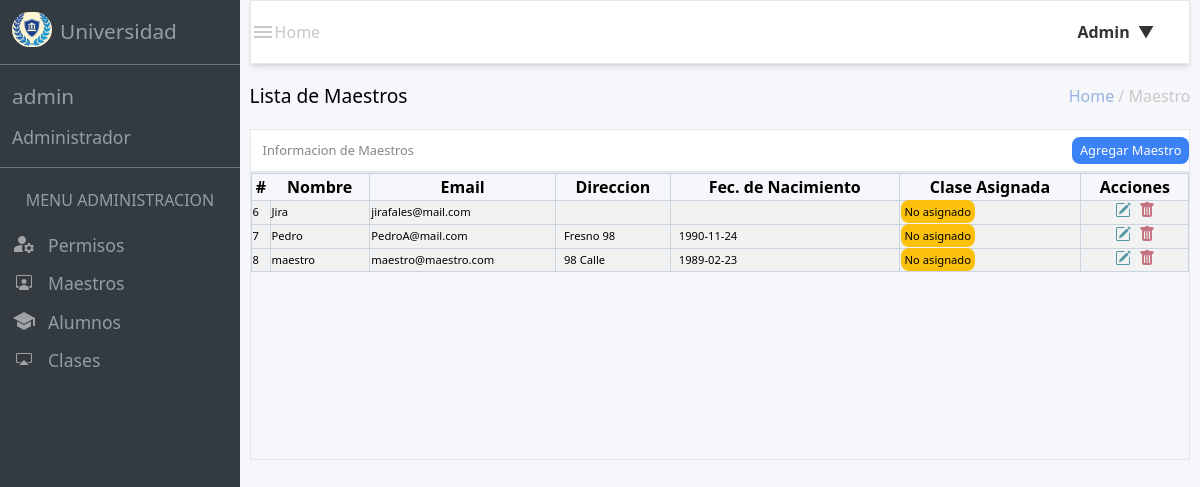
The app's page /src/views/admin_views/admin_maestro/dash_view_maestro.php (signed in), older data.
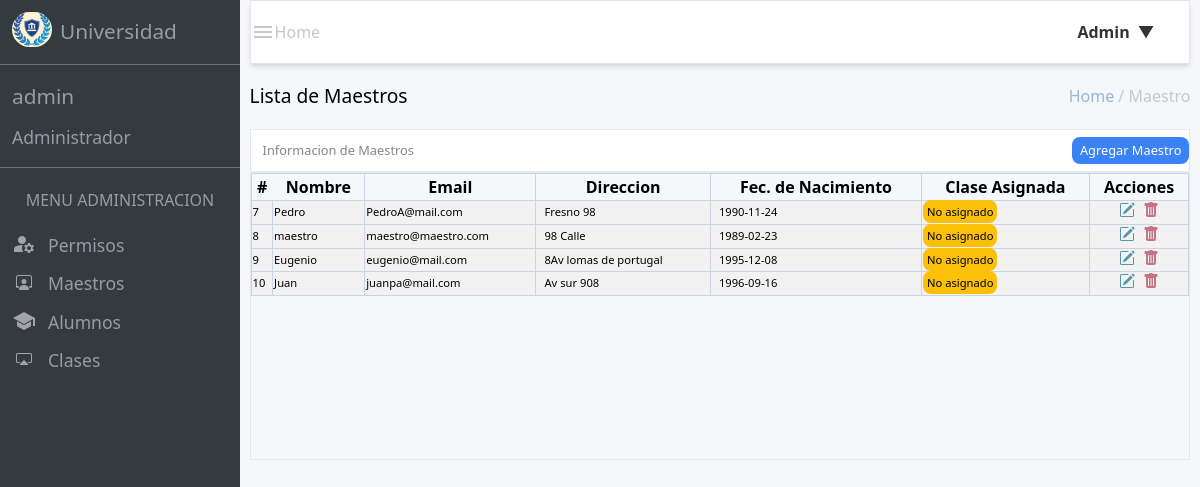
The same page, newer data.
### tables this page shows
CREATE TABLE `maestro` (
  `id_maestro` int(11) NOT NULL,
  `name_maestro` varchar(150) DEFAULT NULL,
  `apellido_maestro` varchar(150) DEFAULT NULL,
  `matricula` varchar(100) DEFAULT NULL,
  `correo_maestro` varchar(200) DEFAULT NULL,
  `password_maestro` varchar(250) DEFAULT NULL,
  `address` varchar(200) DEFAULT NULL,
  `fechaNacimiento` varchar(80) DEFAULT NULL,
  `rol_id` int(11) DEFAULT NULL
);

### src/database/connection.php (called while the page is built, shortened)
<?php
class data
{
    private $pdo;
    public function __construct()
    {
        try {
            $host = $_ENV["DB_HOST"];
            $username = $_ENV["DB_USERNAME"];
            $password = $_ENV["DB_PASSWORD"];
            $port = $_ENV["DB_PORT"];
            $dbname = $_ENV["DB_DATABASE"];
            $attributes=[PDO::ATTR_ERRMODE => PDO::ERRMODE_EXCEPTION];
            $dsn = "mysql:host=$host;port=$port;dbname=$dbname";
            $this->pdo = new PDO($dsn,$username,$password,$attributes);
        } catch (PDOException $e) {
            echo "ERROR: " . $e->getMessage();
        }
    }
    public function connect()
    {
        return $this->pdo;
    }
}
?>

### src/views/admin_views/admin_maestro/dash_view_maestro.php (the view, shortened to what this page needs)
<!DOCTYPE html>
<html lang="en">
<head>
    <link href="/dist/output.css" rel="stylesheet">
    <link rel="stylesheet" href="/src/styles/styles_admin/edit_maestro_style.css">
</head>
<body class="h-screen w-screen">
    <main class="h-full w-full flex flex-row">
        <div class="w-[20%] h-[100%] bg-[#343b40] text-[#959ca2] flex-col">
            <header class="flex items-center h-[8%] pl-3">
                <div class="cont_img"><img src="/src/images/short_logo.JPG" alt="logo" class="imagen"></div>
                <h1 class="pl-2 text-[1.3rem]">Universidad</h1>
            </header>
            <section class="h-[13%] flex flex-col justify-center  border-gray-500 border-t border-b">
                <a href="/src/views/admin_views/dashboard_admin.php"><h1 class="mb-3 text-[1.3rem] pl-3 ">admin</h1></a>
                <h2 class="text-[1.1rem] pl-3">Administrador</h2>
            </section>
            <section class="flex flex-col items-center h-[20$] justify-evenly">
                <h1 class=" my-5">MENU ADMINISTRACION</h1>
                <div class="flex flex-col w-full pl-3 gap-3">
                    <a href="/src/views/admin_views/admin_permiso/dash_permiso_admin.php">
                        <div class="flex gap-3 ">
                            <div class="contenedor-imagenes ">
                                <img class="imagenes" src="/src/images/manage_account.svg" alt="images">
                            </div>
                            <h3 class="text-[1.1rem]">Permisos</h3>
                        </div>
                    </a>
                    <a href="/src/views/admin_views/admin_maestro/dash_view_maestro.php">
                        <div class="flex gap-3">
                            <div class="contenedor-imagenes ">
                                <img class="imagenes" src="/src/images/person-workspace.svg" alt="images">
                            </div>
                            <h3 class="text-[1.1rem]">Maestros</h3>
                        </div>
                    </a>
                    <a href="/src/views/admin_views/admin_alumno/dash_alum_view.php">
                        <div class="flex gap-3">
                            <div class="contenedor-imagenes ">
                                <img class="imagenes" src="/src/images/hat.svg" alt="images">
                            </div>
                            <h3 class="text-[1.1rem]">Alumnos</h3>
                        </div>
                    </a>
                    <a href="/src/views/admin_views/admin_clases/dash_class_view.php">
                        <div class="flex gap-3">
                            <div class="contenedor-imagenes ">
                                <img class="imagenes" src="/src/images/cast.svg" alt="images">
                            </div>
                            <h3 class="text-[1.1rem]">Clases</h3>
                        </div>
                    </a>
                </div>
            </section>
        </div>
        <section class="w-[80%] h-[100%] bg-[#f5f7fb] flex flex-col items-center">
            <header class="w-[98%] h-[8%] border bg-[#ffffff] flex justify-between items-center text-[#cac8c6] shadow-md">
                 <div class="flex items-center">
                    <a href="/src/views/admin_views/dashboard_admin.php"><div><img src="/src/images/menu.svg" alt="menu"></div></a>
                    <h1>Home</h1>
                </div>
                <div class="w-[7rem] h-auto relative">
                    <div class="dropdown">
                        <div class="flex flex-row items-center w-50">
                            <div>
                                <button id="dropdownBtn" class="dropdown-button font-semibold ">Admin<span class="arrow">&#9660;</span></button>
                            </div>
                        </div>
                    </div>
                </div>
            </header>
            <div class="w-[98%] h-[90%]">
                <section class="w-full h-[9%] flex justify-between items-center">
                    <h1 class=" text-[1.2rem]" >Lista de Maestros</h1>
                    <h2 class=" text-[#cac8c6]"><span class="text-[#97b4e3]">Home</span> / Maestro</h2>
                </section>
                <section class=" h-[40%] w-full">
                    <div class="w-full h-[15%] border bg-[#ffffff] text-[#868684] flex text-[.8rem] justify-between items-center">
                        <h1 class="text-bold pl-3">Informacion de Maestros</h1>
                        <button id="showModalButton2" class="bg-blue-500 rounded-lg  py-1 px-2 text-[white] w-25">Agregar Maestro</button>
                    </div>
                    <div class="border h-full w-full ">
                        <table class="w-full">
                            <thead class="border border-slate-300">
                                    <th>#</th>
                                    <th>Nombre</th>
                                    <th class="border border-slate-300">Email</th>
                                    <th>Direccion</th>
                                    <th class="border border-slate-300">Fec. de Nacimiento</th>
                                    <th class="border border-slate-300">Clase Asignada</th>
                                    <th class="border border-slate-300">Acciones</th>
                            </thead>
                            <tbody>
                                <?php require_once($_SERVER["DOCUMENT_ROOT"] ."/src/database/connection.php" );
                                $query = "SELECT id_maestro, name_maestro, apellido_maestro, correo_maestro, address, fechaNacimiento FROM maestro" ;
                                $conn = new data();
                                $resultado = $conn->connect()->query($query);
                                while ($row = $resultado->fetch(PDO::FETCH_ASSOC)) {
                                ?>
                                <tr class="border border-slate-300 bg-[#f2f2f2] text-[.7rem]">
                                    <td><?= $row["id_maestro"]?></td>
                                    <td class="border border-slate-300"><?= $row['name_maestro'] ?></td>
                                    <td class="border border-slate-300"><?= $row['correo_maestro'] ?></td>
                                    <td class="border border-slate-300 pl-2 " ><?= $row['address'] ?></td>
                                    <td class="border border-slate-300 pl-2 " ><?= $row['fechaNacimiento'] ?></td>
                                    <td><span class="border-none text-[black] bg-[#fbc00a] px-1 py-1 rounded-lg">No asignado</span></td>
                                    <td class="border border-slate-300">
                                        <div class="w-full flex justify-center gap-2">
                                            <a href="/src/views/admin_views/admin_maestro/edit_maestro.php?id=<?= $row['id_maestro'] ?>">
                                                <img src="/src/images/pencil.svg" alt="img"  id="showModalButton">
                                            </a>
                                            <form action="/index.php" method="post">
                                                <button type="submit" value="<?= $row['id_maestro']?>" name="deleteM" >
                                                    <img src="/src/images/trash.svg" alt="trash">
                                                </button>
                                            </form>
                                        </div>
                                    </td>
                                </tr>
                                <?php }?>
                            </tbody>
                        </table>
                    </div>
                </section>
            </div>
        </section>
    </main>
</body>
</html>

### src/styles/styles_admin/edit_maestro_style.css (style rules this page uses)
.cont_img { width: 2.5rem; height: 2.5rem; border-radius: 25px; }
.imagen { object-fit: contain; overflow: hidden; border-radius: 25px; }
.contenedor-imagenes { height: 1.5rem; width: 1.5rem; display: flex; justify-content: center; align-items: center; }
.imagenes { object-fit: contain; overflow: hidden; }
.dropdown { position: relative; display: inline-block; }
.dropdown-button { background-color: #fff; border: none; color: #333; font-size: 16px; cursor: pointer; }
.arrow { margin-left: 8px; }

Row changes from the older to the newer data that the page shows:
removed maestro: id_maestro "6", name_maestro "Jira", correo_maestro "jirafales@mail.com"
added maestro: id_maestro "9", name_maestro "Eugenio", correo_maestro "eugenio@mail.com", address "8Av lomas de portugal", fechaNacimiento "1995-12-08"
added maestro: id_maestro "10", name_maestro "Juan", correo_maestro "juanpa@mail.com", address "Av sur 908", fechaNacimiento "1996-09-16"
